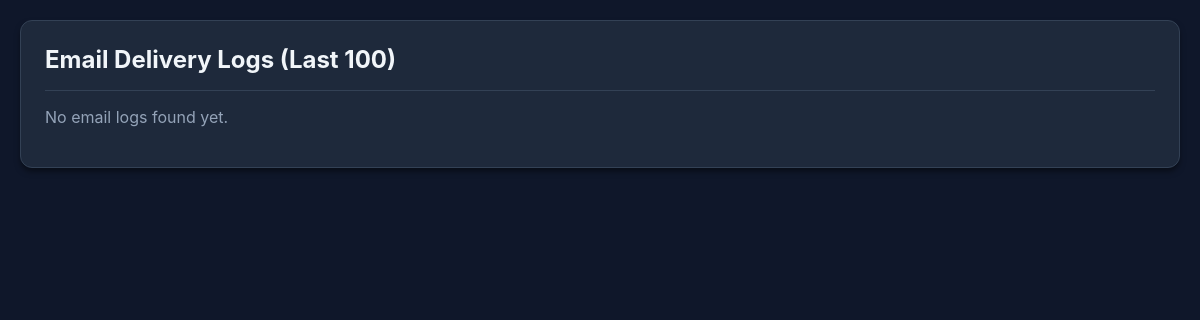
Before: /api/core/email_logs.php with the older database file.
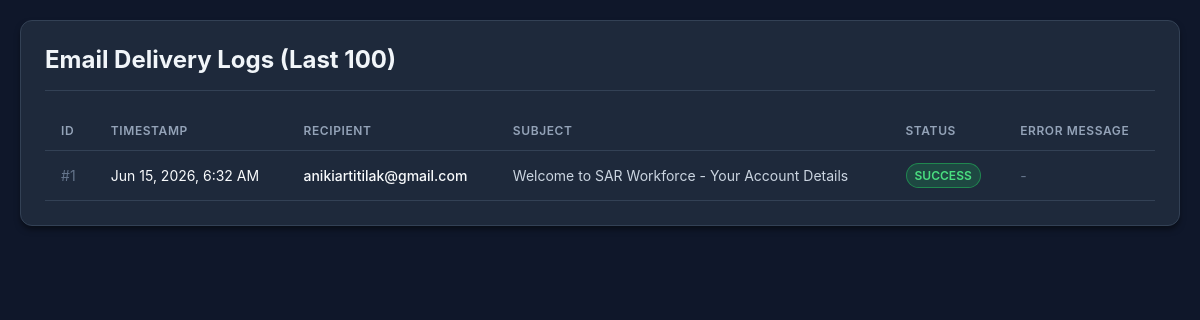
After: the same page with the newer database file.
### tables this page shows
CREATE TABLE `email_logs` (
  `id` int(11) NOT NULL,
  `recipient_email` varchar(150) NOT NULL,
  `subject` varchar(255) NOT NULL,
  `status` enum('Success','Failed') NOT NULL,
  `error_message` text DEFAULT NULL,
  `created_at` timestamp NOT NULL DEFAULT current_timestamp()
);

### api/core/email_logs.php (the view, shortened to what this page needs)
<?php
require_once __DIR__ . '/db.php';
try {
    $stmt = $pdo->query("SELECT * FROM email_logs ORDER BY created_at DESC LIMIT 100");
    $logs = $stmt->fetchAll(PDO::FETCH_ASSOC);
} catch (PDOException $e) {
    die("Error fetching logs: " . $e->getMessage());
}
?>
<!DOCTYPE html>
<html lang="en">
<head>
</head>
<body>
    <div class="container">
        <h1>Email Delivery Logs (Last 100)</h1>
        <?php if (empty($logs)): ?>
            <p style="color: #94a3b8;">No email logs found yet.</p>
        <?php else: ?>
            <table>
                <thead>
                    <tr>
                        <th>ID</th>
                        <th>Timestamp</th>
                        <th>Recipient</th>
                        <th>Subject</th>
                        <th>Status</th>
                        <th>Error Message</th>
                    </tr>
                </thead>
                <tbody>
                    <?php foreach ($logs as $log): ?>
                    <tr>
                        <td style="color: #64748b;">#<?= htmlspecialchars($log['id']) ?></td>
                        <td><?= htmlspecialchars(date('M j, Y, g:i A', strtotime($log['created_at']))) ?></td>
                        <td style="font-weight: 500;"><?= htmlspecialchars($log['recipient_email']) ?></td>
                        <td style="color: #cbd5e1;"><?= htmlspecialchars($log['subject']) ?></td>
                        <td>
                            <?php if ($log['status'] === 'Success'): ?>
                                <span class="badge badge-success">Success</span>
                            <?php else: ?>
                                <span class="badge badge-failed">Failed</span>
                            <?php endif; ?>
                        </td>
                        <td>
                            <?php if ($log['error_message']): ?>
                                <div class="error-msg"><?= htmlspecialchars($log['error_message']) ?></div>
                            <?php else: ?>
                                <span style="color: #64748b;">-</span>
                            <?php endif; ?>
                        </td>
                    </tr>
                    <?php endforeach; ?>
                </tbody>
            </table>
        <?php endif; ?>
    </div>
</body>
</html>

### api/core/email_logs.php (style rules this page uses)
body { font-family: 'Inter', -apple-system, BlinkMacSystemFont, "Segoe UI", Roboto, sans-serif; background-color: #0f172a; color: #f8fafc; margin: 0; padding: 20px; }
.container { max-width: 1200px; margin: 0 auto; background: #1e293b; padding: 24px; border-radius: 12px; box-shadow: 0 4px 6px -1px rgba(0, 0, 0, 0.5); border: 1px solid #334155; }
h1 { margin-top: 0; font-size: 24px; color: #f1f5f9; border-bottom: 1px solid #334155; padding-bottom: 16px; }
table { width: 100%; border-collapse: collapse; margin-top: 20px; }
th, td { text-align: left; padding: 12px 16px; border-bottom: 1px solid #334155; font-size: 14px; }
th { color: #94a3b8; font-weight: 600; text-transform: uppercase; font-size: 12px; letter-spacing: 0.05em; }
.badge { display: inline-block; padding: 4px 8px; border-radius: 9999px; font-size: 12px; font-weight: 600; text-transform: uppercase; }
.badge-success { background-color: rgba(34, 197, 94, 0.2); color: #4ade80; border: 1px solid rgba(34, 197, 94, 0.5); }

Changed rows visible on the page:
added email_logs: id "1", created_at "Jun 15, 2026, 6:32 AM", recipient_email "anikiartitilak@gmail.com", subject "Welcome to SAR Workforce - Your Account Details", status "SUCCESS"
Other visible differences:
text no longer shown: "No email logs found yet."
text now shown: "ID TIMESTAMP RECIPIENT SUBJECT STATUS ERROR MESSAGE"
